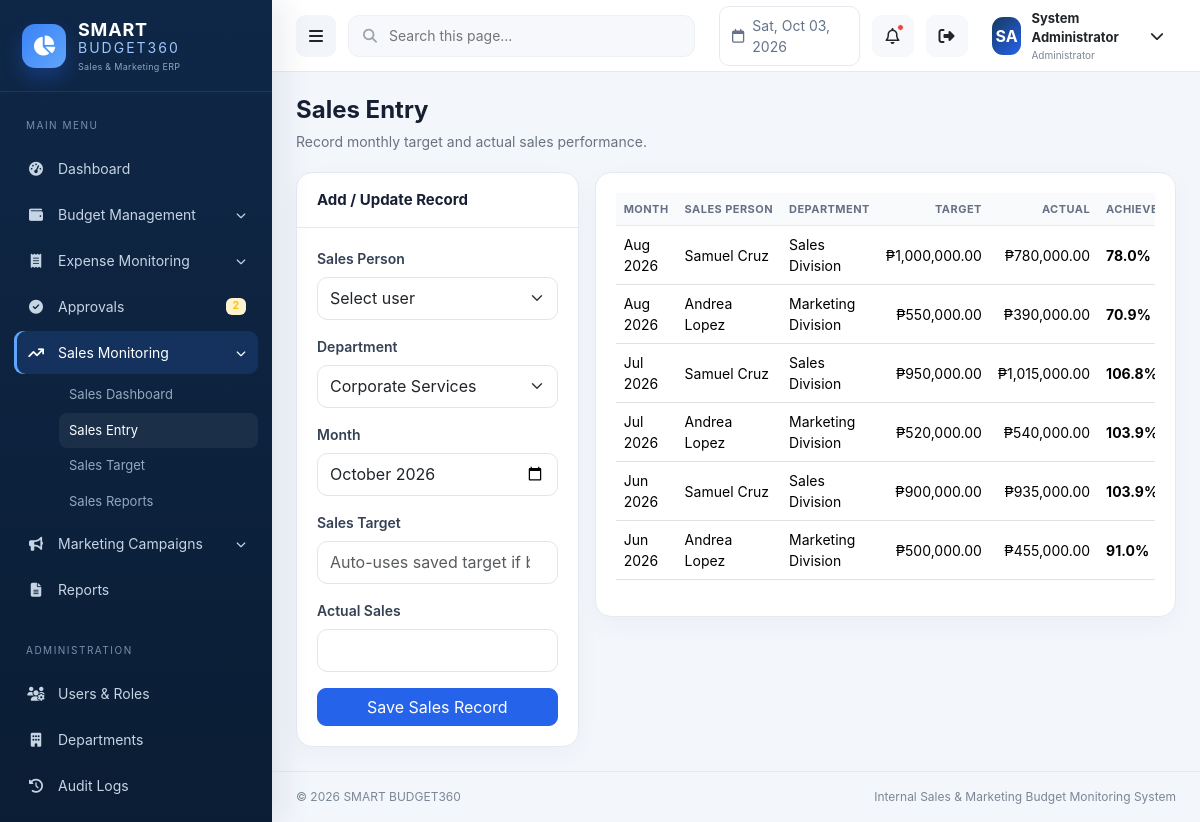
Screenshot of /sales/entry.php (signed in) with the database file from the repository.
### tables this page shows
CREATE TABLE sales_records (
  id INT UNSIGNED AUTO_INCREMENT PRIMARY KEY,
  salesperson_id INT UNSIGNED NOT NULL,
  department_id INT UNSIGNED NOT NULL,
  sales_month DATE NOT NULL,
  sales_target DECIMAL(15,2) NOT NULL DEFAULT 0,
  actual_sales DECIMAL(15,2) NOT NULL DEFAULT 0,
  created_by INT UNSIGNED NOT NULL,
  created_at TIMESTAMP DEFAULT CURRENT_TIMESTAMP,
  updated_at TIMESTAMP DEFAULT CURRENT_TIMESTAMP ON UPDATE CURRENT_TIMESTAMP,
  CONSTRAINT fk_sales_salesperson FOREIGN KEY (salesperson_id) REFERENCES users(id),
  CONSTRAINT fk_sales_department FOREIGN KEY (department_id) REFERENCES departments(id),
  CONSTRAINT fk_sales_creator FOREIGN KEY (created_by) REFERENCES users(id),
  UNIQUE KEY uq_sales_record (salesperson_id,sales_month),
  INDEX idx_sales_month (sales_month)
);

CREATE TABLE departments (
  id INT UNSIGNED AUTO_INCREMENT PRIMARY KEY,
  name VARCHAR(120) NOT NULL UNIQUE,
  code VARCHAR(20) NOT NULL UNIQUE,
  is_active TINYINT(1) NOT NULL DEFAULT 1,
  created_at TIMESTAMP DEFAULT CURRENT_TIMESTAMP,
  updated_at TIMESTAMP DEFAULT CURRENT_TIMESTAMP ON UPDATE CURRENT_TIMESTAMP
);

### includes/functions.php (called while the page is built, shortened)
<?php
function db(): PDO
{
    static $pdo = null;
    if (!$pdo) {
        $pdo = (new Database())->connect();
    }
    return $pdo;
}
function e(?string $value): string
{
    return htmlspecialchars((string)$value, ENT_QUOTES, 'UTF-8');
}
function money(float|int|string|null $amount): string
{
    return APP_CURRENCY_SYMBOL . number_format((float)$amount, 2);
}
function departments(): array
{
    return db()->query('SELECT id, name FROM departments WHERE is_active = 1 ORDER BY name')->fetchAll();
}

### sales/entry.php (the view, shortened to what this page needs)
<?php
$users=users_for_select();$departments=departments();$rows=db()->query("SELECT sr.*,CONCAT(u.first_name,' ',u.last_name) person,d.name department,ROUND((sr.actual_sales/NULLIF(sr.sales_target,0))*100,2) achievement FROM sales_records sr JOIN users u ON u.id=sr.salesperson_id JOIN departments d ON d.id=sr.department_id ORDER BY sr.sales_month DESC,sr.actual_sales DESC")->fetchAll();require ROOT_PATH.'/includes/header.php';?>
<div class="page-head"><div><h1>Sales Entry</h1><p>Record monthly target and actual sales performance.</p></div></div><?php if($errors):?><div class="alert alert-danger"><?=e(implode(' ',$errors))?></div><?php endif;?><div class="row g-3"><div class="col-xl-4"><div class="card-panel"><div class="card-head"><h2 class="section-title">Add / Update Record</h2></div><div class="card-body"><form method="post"><?=csrf_field()?><div class="mb-3"><label class="form-label">Sales Person</label><select class="form-select" name="salesperson_id" required><option value="">Select user</option><?php foreach($users as $u):?><option value="<?=$u['id']?>"><?=e($u['full_name'].' — '.$u['role_name'])?></option><?php endforeach;?></select></div><div class="mb-3"><label class="form-label">Department</label><select class="form-select" name="department_id" required><?php foreach($departments as $d):?><option value="<?=$d['id']?>"><?=e($d['name'])?></option><?php endforeach;?></select></div><div class="mb-3"><label class="form-label">Month</label><input class="form-control" type="month" name="sales_month" value="<?=e(date('Y-m'))?>" required></div><div class="mb-3"><label class="form-label">Sales Target</label><input class="form-control" type="number" step=".01" min="0" name="sales_target" placeholder="Auto-uses saved target if blank"></div><div class="mb-3"><label class="form-label">Actual Sales</label><input class="form-control" type="number" step=".01" min="0" name="actual_sales" required></div><button class="btn btn-primary w-100">Save Sales Record</button></form></div></div></div><div class="col-xl-8"><div class="card-panel"><div class="card-body"><div class="table-responsive"><table class="table data-table"><thead><tr><th>Month</th><th>Sales Person</th><th>Department</th><th class="text-end">Target</th><th class="text-end">Actual</th><th>Achievement</th><th>Action</th></tr></thead><tbody><?php foreach($rows as $r):?><tr><td><?=e(date('M Y',strtotime($r['sales_month'])))?></td><td><?=e($r['person'])?></td><td><?=e($r['department'])?></td><td class="text-end"><?=money($r['sales_target'])?></td><td class="text-end"><?=money($r['actual_sales'])?></td><td><strong><?=number_format((float)$r['achievement'],1)?>%</strong></td><td><a data-confirm="Delete this sales record?" class="btn btn-sm btn-light border text-danger" href="<?=e(url('sales/entry.php?delete='.$r['id'].'&token='.csrf_token()))?>"><i class="fa-solid fa-trash"></i></a></td></tr><?php endforeach;?></tbody></table></div></div></div></div></div><?php require ROOT_PATH.'/includes/footer.php';?>

### assets/css/app.css (style rules this page uses)
:root { --navy:#0f2747;--navy2:#173961;--royal:#2563eb;--green:#16a34a;--orange:#f59e0b;--purple:#7c3aed; --surface:#ffffff;--bg:#f3f6fb;--text:#172033;--muted:#6b7280;--border:#e5eaf1;--sidebar:272px;--topbar:72px; }
* { box-sizing:border-box }
body { margin:0;background:var(--bg);color:var(--text);font-family:Inter,Segoe UI,Arial,sans-serif;font-size:14px }
.page-head { display:flex;align-items:flex-start;justify-content:space-between;gap:16px;margin-bottom:20px }
.page-head h1 { font-size:24px;font-weight:750;margin:0 }
.page-head p { margin:6px 0 0;color:var(--muted) }
.card-panel { background:#fff;border:1px solid var(--border);border-radius:16px;box-shadow:0 8px 24px rgba(15,39,71,.035) }
.card-panel .card-head { padding:18px 20px;border-bottom:1px solid var(--border);display:flex;align-items:center;justify-content:space-between }
.card-panel .card-body { padding:20px }
.table { --bs-table-bg:transparent }
.table thead th { font-size:11px;text-transform:uppercase;letter-spacing:.45px;color:#667085;background:#f8fafc;border-bottom:1px solid var(--border);white-space:nowrap }
.table td { vertical-align:middle }
.form-label { font-weight:600;color:#344054 }
.form-control,.form-select { border-color:#dfe5ec;min-height:43px;border-radius:10px }
.btn { border-radius:9px }
.btn-primary { background:#2563eb;border-color:#2563eb }
.section-title { font-size:15px;font-weight:700;margin:0 }

### rows the page displays
sales_records: sales_month "Aug 2026", person "Samuel Cruz", department.name "Sales Division", sales_target "₱1,000,000.00", actual_sales "₱780,000.00", achievement "78.0"
sales_records: sales_month "Aug 2026", person "Andrea Lopez", department.name "Marketing Division", sales_target "₱550,000.00", actual_sales "₱390,000.00", achievement "70.9"
sales_records: sales_month "Jul 2026", person "Samuel Cruz", department.name "Sales Division", sales_target "₱950,000.00", actual_sales "₱1,015,000.00", achievement "106.8"
sales_records: sales_month "Jul 2026", person "Andrea Lopez", department.name "Marketing Division", sales_target "₱520,000.00", actual_sales "₱540,000.00", achievement "103.9"
sales_records: sales_month "Jun 2026", person "Samuel Cruz", department.name "Sales Division", sales_target "₱900,000.00", actual_sales "₱935,000.00", achievement "103.9"
sales_records: sales_month "Jun 2026", person "Andrea Lopez", department.name "Marketing Division", sales_target "₱500,000.00", actual_sales "₱455,000.00", achievement "91.0"

### other values shown
$pendingApprovalCount "2"
role_name() "Administrator"
form field department_id "Corporate Services"
